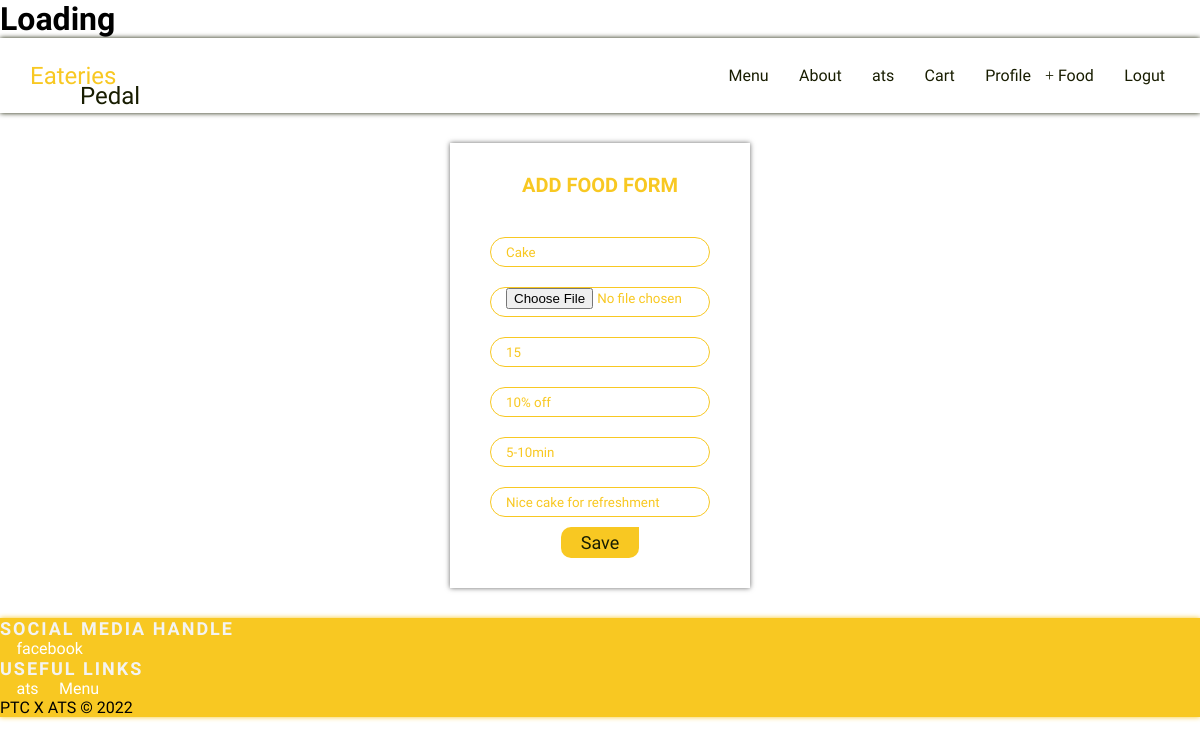
The app's page /vendor/food/9/Edit (signed in) with its own data.
### accounts/models.py (models this page shows, shortened)
class User(AbstractUser):
    userType_select = (
        ('Consumer', 'Consumer'),
        ('Food vendor', 'Food vendor'),
    )
    user_type = models.CharField(choices=userType_select, max_length=15)
    gender_select = (
        ('male', 'Male'),
        ('female', 'Female'),
    )
    gender = models.CharField(choices=gender_select, max_length=6, blank=True,null= True)

### vendor/models.py (models this page shows, shortened)
class Food(models.Model):
    vendor = models.ForeignKey(VendorAcount, on_delete=models.CASCADE)
    name = models.CharField(max_length=255)
    photo = models.ImageField(upload_to='food-img/')
    price = models.IntegerField()
    offer = models.CharField(max_length=255, null=True, blank=True)
    ratings = models.IntegerField(default=0)
    delivery_time = models.CharField(max_length=50, null=True, blank=True)
    description = models.CharField(max_length=1024)
    food_url = models.CharField(max_length=255, null=True, blank=True)
    time_stamp = models.DateTimeField(auto_now=True, null=True, blank=True)

### vendor/views.py (the view)
# urls.py: path('food/<int:id>/Edit', foodEditView, name="foodEdit"),
@login_required
def foodEditView(request, id):
    user = request.user
    if user.user_type == 'Consumer':
        return redirect('home:index')
    instance = get_object_or_404(Food, id = id)
    form = FoodForm(request.POST or None, request.FILES or None, instance=instance)
    if request.method == "POST":
        if form.is_valid():
            iform =form.save(commit=False)
            iform.vendor = get_object_or_404(VendorAcount, user=request.user)
            iform.save()
            return redirect('home:menu')
    template_name = 'foodEdit.html'
    context = {
        'title': 'Food Edit',
        'form': form,
        'id': id,
    }
    return render(request, template_name, context)

### templates/foodEdit.html (shortened to what this page needs)
{% extends 'base.html' %}
{% load static %}
{% block content %}
<div class="login  flex-center">
    <div class="card-200 m-30">
        <h1 class="h1-pr m-10 text-center mb-30">Add Food Form</h1>
            <form enctype="multipart/form-data" action="{% url 'vendor:foodEdit' id %}" method="POST" class="textbox flex-center-column mb-30">
                {{form.as_p}}
                <button type="submit" class="btn-3-round f-18">Save</button>
            </form>
    </div>
</div>
{% endblock %}

### templates/nav.html (shortened to what this page needs)
<div class="nav-bar shadow fixed-top">
  <a href="/"><h2 class="logo-d">Eateries</h2></a>
  <nav class="visible">
    <a href="{% url 'home:menu' %}" class="btn-link-d nav-link"><i class="fa fas fa-list"></i> Menu</a>
    <a href="{% url 'home:about' %}" class="btn-link-d nav-link"><i class="fa fas fa-info"></i> About</a>
    {% if request.user.is_authenticated %}
    <a href="#" class="btn-link-d nav-link"><i class="fa fa-user"></i> {{request.user}}</a>
    {% if user.my_cart.exists %}
    <a href="{% url 'cart:home' %}" class="btn-link-d nav-link"><i class="fa fas fa-shopping-cart"></i> Cart</a>
    {% endif%}
    {% if user.vendor.exists %}
    <a href="{% url 'vendor:profile' %}" class="btn-link-d nav-link"><i class="fa far fa-user"></i> Profile</a>
    <a href="{% url 'vendor:foodAdd' %}" class="btn-link-d nav-link"><i class="fa far fa-plus"></i> Food</a>
    {% endif %}
    <a href="{% url 'account:logout' %}" class="btn-link-d nav-link"><i class="fa fas fa-sign-out-alt"></i> Logut</a>
    {% else %}
    <a href="{% url 'account:login' %}" class="btn-link-d nav-link"><i class="fa fas fa-sign-in-alt"></i> Login</a>
    <a href="{% url 'account:register' %}" class="btn-link-d nav-link"><i class="fa fas fa-user-plus"></i> Signup</a>
    {% endif %}
  </nav>
</div>

### templates/footer.html
<footer class="bg-pr shadow-pr">
    <div class="footer-nav">
        <div class="handles">
            <h2 class="h1-l">Social Media Handle</h2>
            <a href="#" class="btn-link-l"><i class="fab fa-facebook"></i> facebook </a>
        </div>
        <div class="links">
            <h2 class="h1-l">Useful Links</h2>
            {% if request.user.is_authenticated %}
            <a href="#" class="btn-link-l"><i class="fa fa-user"></i> {{request.user}}</a>
            {% else %}
            <a href="{% url 'account:login' %}" class="btn-link-l"><i class="fa fa-arrow-left"></i> Login</a>
            <a href="{% url 'account:register' %}" class="btn-link-l"><i class="fa fa-arrow-left"></i> Signup</a>
            {% endif %}
            <a href="{% url 'home:menu' %}" class="btn-link-l"><i class="fa fa-arrow-left"></i> Menu</a>
        </div>
    </div>
    <div class="dev">PTC X ATS © 2022 </div>
  </footer>

### static/style.css (style rules this page uses)
:root { --pl-color : #FAE800; --pr-color : #F8C822; --danger-color: #c93712; --success-color: #0fb400; --hpr-color: #c9a112; --dk-color: rgb(24, 29, 1); --gray-color: #686868; --whitish: hsl(0, 0%, 100%); --white: #F3F3F3; }
* { margin: 0; padding: 0; font-family: 'Electrolize'; box-sizing: border-box; text-decoration: none; scroll-behavior: smooth; }
.h1-pr { font-size: 20px; color: var(--pr-color); text-transform: uppercase; }
.f-18 { font-size: 18px; }
.h1-l { font-size: 18px; letter-spacing: 2px; color: var(--white); text-transform: uppercase; }
.text-center { text-align: center; }
.bg-pr { background-color: var(--pr-color); }
.bg-transparent { background: transparent; }
.m-10 { margin: 10px; }
.m-30 { margin: 30px; }
.mb-10 { margin-block: 10px; }
.mb-30 { margin-block: 30px; }
.logo-d { font-weight: 400; color: var(--pr-color); position: relative; }
.logo-d::after { color: var(--dk-color); content: 'Pedal'; position: absolute; bottom: -20px; left: 50px; }
.shadow { box-shadow: 0 0 5px var(--dk-color); }
.shadow-pr { box-shadow: 0 0 5px var(--pr-color); }
.btn, .btn-3-round, .btn-round, .btn-lg, .btn-lg-round { color: var(--dk-color); background-color: var(--pr-color); padding: 5px 20px; transition: 0.5s; cursor: pointer; width: fit-content; border: none; }
.btn-3-round { border-radius: 10px 0 10px 10px; }
.btn-link-l { color: var(--whitish); transition: 0.5s; }
.btn-link-d { color: var(--dk-color); transition: 0.5s; }
.nav-link { position: relative; }
.nav-link::after { content: ''; position: absolute; bottom: -5px; background-color: var(--pr-color); left: 0; width: 0; height: 3px; transition: .5s; }
.flex-center { display: flex; justify-content: center; align-items: center; }
.flex-center-column { display: flex; justify-content: center; align-items: center; flex-direction: column; }
.card-200 { position: relative; width: 300px; background-color: var(--whitish); box-shadow: 0 0 5px var(--gray-color); }
.form-item { width: 220px; height: 30px; border: 1px solid var(--pr-color); border-radius: 50px; outline: none; padding-inline: 15px; color: var(--pr-color); transition: 0.4s; position: relative; }
.nav-bar, .nav-bar-transparent { width: 100%; height: 75px; background-color: var(--whitish); display: flex; align-items: center; justify-content: space-between; padding-inline: 30px; z-index: 4; }
nav a { margin-inline: 5px; }

### static/css/brands.css (style rules this page uses)
:root, :host { --fa-font-brands: normal 400 1em/1 "Font Awesome 6 Brands"; }
.fab, .fa-brands { font-family: 'Font Awesome 6 Brands'; font-weight: 400; }
.fa-facebook:before { content: "\f09a"; }

### records on screen
User: user "ats"
Food: name "Cake", price "15", offer "10% off", delivery_time "5-10min", description "Nice cake for refreshment"
